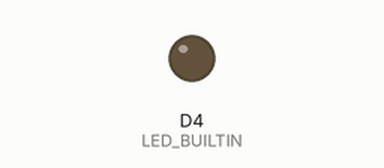
This program was run on a simulated ESP8266 (NodeMCU). Shown: output pins drawn as LEDs (lit = HIGH, except the on-board LED, lit = LOW). WiFi joins after 1.5 s; servers stay silent unless stated; random numbers use the default seed unless the program sets one; EEPROM starts erased; what the program prints to the serial monitor is not drawn.

Above: at 0.1 s.
At 1.5 s:
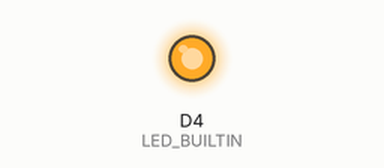
Timing chart, 0 to 3.0 s (numbered marks = the images above):
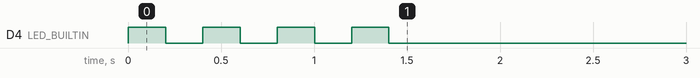

The program:

main.cpp
```cpp
#include <Arduino.h>

#include "ESP8266WiFi.h"
#include "ESP8266WebServer.h"
#include <wed.h>
#include <EEPROM.h>

ESP8266WebServer server(80);
const char* ten_wifi = "nguyet123";
const char* pass_wifi = "12345679";

IPAddress local_IP(192, 168, 43, 105);
// Set your Gateway IP address
IPAddress gateway(192, 168, 1, 1);

IPAddress subnet(255, 255, 0, 0);
IPAddress primaryDNS(8, 8, 8, 8);   //optional
IPAddress secondaryDNS(8, 8, 4, 4); //optional
float kh;
#define den D5
unsigned int h1,h2;
String myStr, gop1,gop2;
String t1,t2,so1,so2,so3,so4;
void nhdo()
  {

    int t= random(9,80);
        String k = String(t);
        server.send(200,"text/plain",k);
  }

  void write_EEPROM(){
  String ssid = server.arg("ssid");
  Serial.println("Clear EEPROM!");
  for (int i = 0; i < 4; ++i) {
    EEPROM.write(i, 0);
    delay(10);
  }
  for (int i = 0; i < 4; ++i) {
    EEPROM.write(i, ssid[i]);
  }
  EEPROM.commit();
  Serial.println("Writed to EEPROM!");
  Serial.print("SSID: ");
  Serial.println(ssid);

   ESP.reset();
}
void read_EEPROM()
{
  Serial.println("read data");
   String ssid = "";
    for (int i=0; i<4; ++i){
      ssid += char(EEPROM.read(i));
    }
    Serial.print("SSID: ");
    Serial.println(ssid);
    kh = ssid.toFloat();
    Serial.println(kh);
    }

void ketnoi(){
  String s = MAIN_page;// chua noi dung trang wed
  server.send(200,"text/html",s);// gui noi dung duoi dang html
  }
void setup(void)
{
   EEPROM.begin(512);
  Serial.begin(9600);
  Serial.println();

  pinMode(LED_BUILTIN, OUTPUT);
  Serial.println(" dang ket noi:");
  WiFi.begin(ten_wifi,pass_wifi);
  Serial.println("Connecting");
  if (!WiFi.config(local_IP, gateway, subnet, primaryDNS, secondaryDNS)) {
    Serial.println("STA Failed to configure");
  }
  // kiem tra no cos ket noi ko neu ko in dau.....
  while(WiFi.status() != WL_CONNECTED){
    Serial.print("...");
    digitalWrite(LED_BUILTIN, HIGH);
    delay(200);
    digitalWrite(LED_BUILTIN, LOW);
    delay(200);
    }
    Serial. println("Connect Success");//ket noi thanh cong
    Serial.print("ESP Address is: ");// dia chi cua esp la
    Serial.println(WiFi.localIP());      // in dia chi IP
    digitalWrite(LED_BUILTIN, LOW);
    read_EEPROM();
    server.on("/",ketnoi);

  server.on("/read",read_EEPROM);
  server.on("/writeEEPROM",write_EEPROM);
  server.on("/laynhietdo",nhdo);

    server.begin();

}

void loop() {
  server.handleClient();// xu li yeu cau tu clinet
}
```

wed.h
```cpp
const char MAIN_page[] PROGMEM = R"=====(
  <!DOCTYPE html>
  <html>
   <head>
       <title>Nhat Nguyet</title>
    <style>
         body{
            background-color: black;
          }
     #khach1{
    color: rgb(252, 248, 5);
    background-color: rgb(255, 0, 21);
width: 70px;
height: 50px;
border-radius: 10px;
border: 3px solid #f00606;
position: absolute;
left:150px;
top: 630px;
z-index:2;
cursor: pointer; /*đổi trang thái chuột khi rê vào nút nhấn*/
 }
 /* test thử hiệu ứng */
 #khach1:hover {background-color: #ec300f}
  #khach1:active {
    background-color: #b44030;
    box-shadow: 0 1px rgb(224, 19, 173);
    transform: translateY(4px);
  }


           #tlap{

                color: rgb(229, 255, 0);
                position: absolute;
                z-index:3;
                left:90px;
                top: 520px;
                font-size: 30px;
            }
            #ssid{

                color: rgb(255, 17, 0);
                position: absolute;
                z-index:3;
                left:60px;
                top: 570px;
                font-size: 20px;
            }
            .track {
                stroke-width: 18;
                stroke: rgb(247, 250, 247);
                fill: none;

            }

            .progress {
                stroke-width: 20;
                stroke: rgb(247, 4, 4);
                stroke-linecap: round;
                fill: none;
                transform: rotate(130deg);
                transform-origin: center;

            }
            #k1{

                color: rgb(255, 17, 0);
                position: absolute;
                z-index:3;
                left:240px;
                top: 390px;
                font-size: 50px;
                font-family: Arial, Helvetica, sans-serif;
            }


            }
            #anh1
            {
              left:40px;
              top:30px;
              width:450px;
              position: absolute;
                z-index:1;
            }
            #anh2
            {
              left:30px;
              top:420px;
              width:240px;
              position: absolute;
                z-index:1;
            }
            #anh3
            {
              left:370px;
              top:400px;
              width:140px;
              position: absolute;
                z-index:1;
            }
       </style>
       <meta charset="UTF-8">
       <script>
       setInterval(function() {
          biendoi();
          nhietdo();
        }, 500);

    function bat(){
        var ssid = document.getElementById("ssid").value;
       var xhttp = new XMLHttpRequest();
       xhttp.onreadystatechange = function(){
        if (this.readyState == 4 && this.status == 200){
        document.getElementById("thb1").innerHTML= this.responseText;
          }
        };
         xhttp.open("GET","writeEEPROM?ssid="+ssid,true);
              xhttp.send();
         }

    //=================================================================================

    //======================================================================================
         function tat(){
       var xhttp = new XMLHttpRequest();
       xhttp.onreadystatechange = function(){
        if (this.readyState == 4 && this.status == 200){
        document.getElementById("thb1").innerHTML= this.responseText;
          }
        };
         xhttp.open("GET","read",true);
              xhttp.send();
         }

   //==========================================================================
      function biendoi(){
    let progressCircle = document.querySelector(".progress");
    let radius = progressCircle.r.baseVal.value;
    var bien = document.getElementById('n1');
    var bien1=bien.innerHTML;
    let circumference = radius * 2 * Math.PI;
    progressCircle.style.strokeDasharray = circumference;
    setProgress(bien1);

    function setProgress(percent) {
        progressCircle.style.strokeDashoffset = circumference - (percent / 100) * circumference;
    }
    }
//================================================================================================
    function nhietdo(){
       var xhttp = new XMLHttpRequest();
       xhttp.onreadystatechange = function(){
        if (this.readyState == 4 && this.status == 200){
        document.getElementById("n1").innerHTML= this.responseText;
          }
        };
         xhttp.open("GET","laynhietdo",true);
              xhttp.send();
         }
//==========================================================================


        </script>
   </head>
   <body>
       <h3> </h3>
        <h3></h3>
        <svg width="450" height="450">
          <circle r="80"  cx="200" cy="290" class="track"></circle>
          <circle r="80" cx="290" cy="202" class="progress"></circle>
      </svg>
          <img id="anh1"
            src="https://user-images.githubusercontent.com/115692161/195542435-8a259a4f-24af-4930-b86a-e63d92a185c8.png" />
            <img id="anh2"
            src="https://user-images.githubusercontent.com/115692161/195548324-09f46c60-68ef-465e-8e1c-9a9ed17a14b6.jpg" />
            <img id="anh3"
            src="https://user-images.githubusercontent.com/115692161/195549802-ad71d7fa-67b3-4b5c-8e7d-dc2279ef0f42.jpg" />

            <p id="k1"> <span id= "n1"> 70 </span></p>
        <div id="tlap">Thiết lập nhiệt độ: </div>
        <div><input id="ssid"/></div>

      <button id="khach1" name="button" type="button"onclick="bat()">send</button>


   </body>
  </html>
)=====";
```
